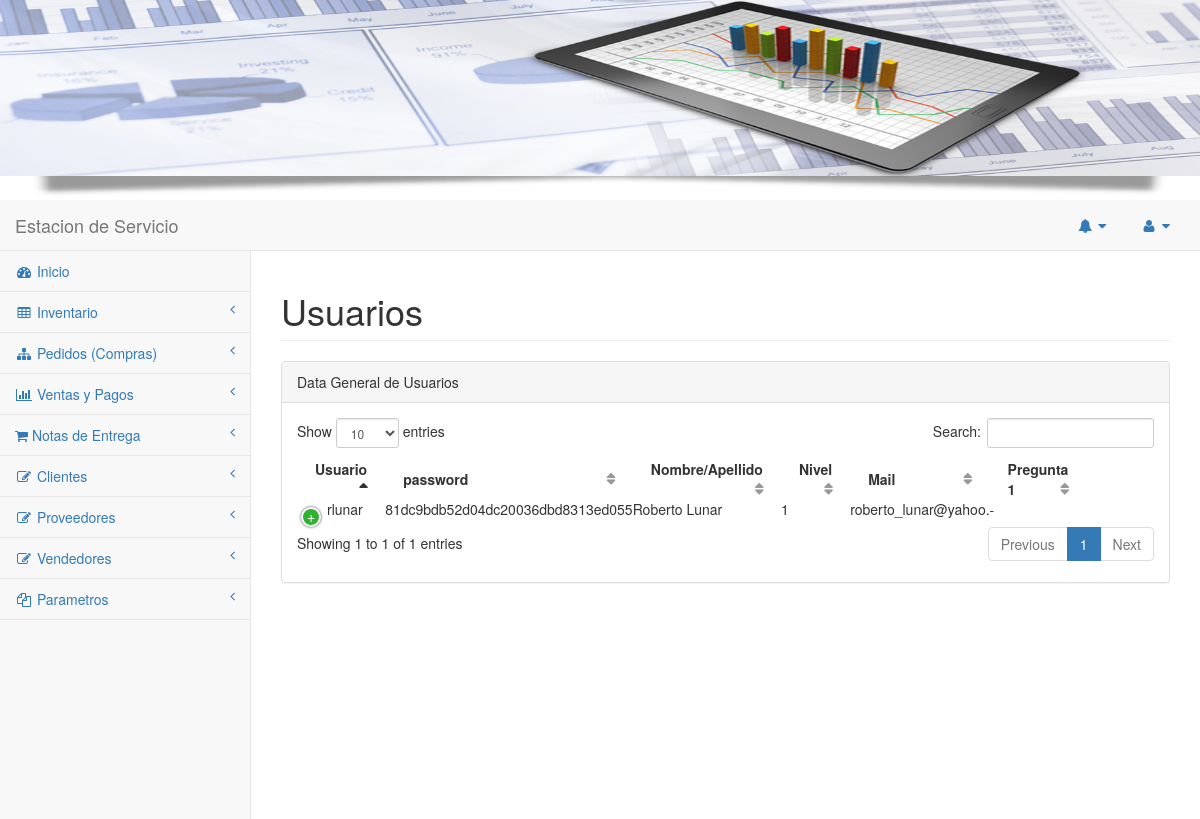
/pages/consulta_user.php (signed in), run on the app's committed database.
### tables this page shows
CREATE TABLE `tbl_usuarios` (
  `login` varchar(6) NOT NULL,
  `passw` varchar(32) NOT NULL,
  `user_name` varchar(30) NOT NULL,
  `nivel` int(11) NOT NULL,
  `email` varchar(80) NOT NULL,
  `pregunta_secreta_1` varchar(30) NOT NULL,
  `respuesta_secreta_1` varchar(30) NOT NULL,
  `pregunta_secreta_2` varchar(30) NOT NULL,
  `respuesta_secreta_2` varchar(30) NOT NULL,
  `estatus_user` varchar(10) NOT NULL DEFAULT 'ACTIVO'
);

### pages/consulta_user.php (the view, shortened to what this page needs)
<?php
if (isset($_SESSION['username']) && isset($_SESSION['userid']) ){
    require_once('menu.php');
    require_once('menu2.php');
    $link=crearConexion();
    $listado="SELECT * FROM tbl_usuarios order by user_name";
    $result = $link->query($listado);
?>
<!DOCTYPE html>
<html lang="en">
<head>
    <link href="../vendor/bootstrap/css/bootstrap.min.css" rel="stylesheet">
    <link href="../vendor/metisMenu/metisMenu.min.css" rel="stylesheet">
    <link href="../vendor/datatables-plugins/dataTables.bootstrap.css" rel="stylesheet">
    <link href="../vendor/datatables-responsive/dataTables.responsive.css" rel="stylesheet">
    <link href="../dist/css/sb-admin-2.css" rel="stylesheet">
    <link href="../vendor/font-awesome/css/font-awesome.min.css" rel="stylesheet" type="text/css">
</head>
<body>
<header id="titulo">
      <IMG SRC="images/header.jpg" width="100%" height="200px" >
</header>
    <div id="wrapper">
         <nav class="navbar navbar-default navbar-static-top" role="navigation" style="margin-bottom: 0">
            <div class="navbar-header">
                <a class="navbar-brand" href="index.html">Estacion de Servicio</a>
            </div>
           <?php  echo barra_menu2(); ?>
         <?php  echo barra_menu(); ?>
        </nav>
        <div id="page-wrapper">
            <div class="row">
                <div class="col-lg-12">
                    <h1 class="page-header">Usuarios</h1>
                </div>
            </div>
            <div class="row">
                <div class="col-lg-12">
                    <div class="panel panel-default">
                        <div class="panel-heading">
                            Data General de Usuarios
                        </div>
                        <div class="panel-body">
                            <table width="80%" class="display" id="dataTables-example">
                                <thead>
                                    <tr>
                                        <th>Usuario</th>
                                        <th>password</th>
                                        <th>Nombre/Apellido</th>
                                        <th>Nivel</th>
                                        <th>Mail</th>
                                        <th>Pregunta 1</th>
                                    </tr>
                                </thead>
                                <tbody>
                      <?php
                         while ($reg = $result->fetch_assoc()) {
                      ?>
                                    <tr class="gradeA" contextmenu="12">
                                        <td><?php echo $reg['login'];?></td>
                                        <td><?php echo $reg['passw'];?></td>
                                        <td><?php echo $reg['user_name'];?></td>
                                        <td><?php echo $reg['nivel'];?></td>
                                        <td><?php echo $reg['email'];?></td>
                                        <td><?php echo $reg['pregunta_secreta_1'];?></td>
                                    </tr>
                      <?php
                         }
                      ?>
                                </tbody>
                            </table>
                        </div>
                    </div>
                </div>
            </div>
        </div>
    </div>
</body>
</html>
<?php
}else{
echo "<body>
<script type='text/javascript'>
window.location='index.php';
</script>
</body>";
}
?>

### data on the page
tbl_usuarios: login "rlunar", passw "81dc9bdb52d04dc20036dbd8313ed055", user_name "Roberto Lunar", nivel "1", email "roberto_lunar@yahoo.", pregunta_secreta_1 "-"
